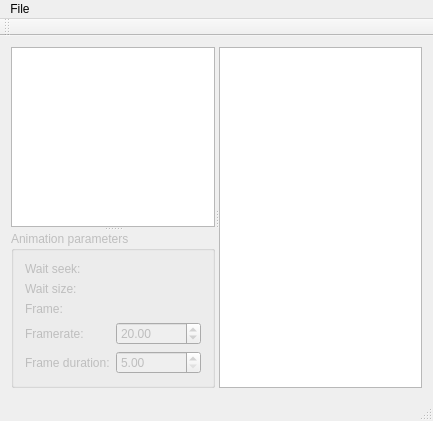
<?xml version="1.0" encoding="UTF-8"?>
<ui version="4.0">
 <class>MainWindow</class>
 <widget class="QMainWindow" name="MainWindow">
  <property name="geometry">
   <rect>
    <x>0</x>
    <y>0</y>
    <width>433</width>
    <height>421</height>
   </rect>
  </property>
  <property name="windowTitle">
   <string>Rangers resource viewer</string>
  </property>
  <widget class="QWidget" name="centralWidget">
   <layout class="QGridLayout" name="gridLayout">
    <item row="0" column="0">
     <widget class="QSplitter" name="horizSplitter">
      <property name="orientation">
       <enum>Qt::Horizontal</enum>
      </property>
      <property name="childrenCollapsible">
       <bool>false</bool>
      </property>
      <widget class="QSplitter" name="vertSplitter">
       <property name="orientation">
        <enum>Qt::Vertical</enum>
       </property>
       <widget class="QTreeView" name="fileTreeView"/>
       <widget class="QGroupBox" name="paramGroupBox">
        <property name="enabled">
         <bool>false</bool>
        </property>
        <property name="title">
         <string>Animation parameters</string>
        </property>
        <layout class="QFormLayout" name="formLayout">
         <item row="0" column="0">
          <widget class="QLabel" name="label_2">
           <property name="text">
            <string>Wait seek:</string>
           </property>
          </widget>
         </item>
         <item row="0" column="1">
          <widget class="QLabel" name="seekLabel">
           <property name="text">
            <string/>
           </property>
          </widget>
         </item>
         <item row="1" column="0">
          <widget class="QLabel" name="label_3">
           <property name="text">
            <string>Wait size:</string>
           </property>
          </widget>
         </item>
         <item row="1" column="1">
          <widget class="QLabel" name="waitLabel">
           <property name="text">
            <string/>
           </property>
          </widget>
         </item>
         <item row="3" column="0">
          <widget class="QLabel" name="label">
           <property name="text">
            <string>Framerate:</string>
           </property>
          </widget>
         </item>
         <item row="4" column="0">
          <widget class="QLabel" name="label_4">
           <property name="text">
            <string>Frame duration:</string>
           </property>
          </widget>
         </item>
         <item row="4" column="1">
          <widget class="QDoubleSpinBox" name="durationSpinBox">
           <property name="minimum">
            <double>5.000000000000000</double>
           </property>
           <property name="maximum">
            <double>1000.000000000000000</double>
           </property>
          </widget>
         </item>
         <item row="3" column="1">
          <widget class="QDoubleSpinBox" name="framerateSpinBox">
           <property name="minimum">
            <double>1.000000000000000</double>
           </property>
           <property name="maximum">
            <double>200.000000000000000</double>
           </property>
           <property name="value">
            <double>20.000000000000000</double>
           </property>
          </widget>
         </item>
         <item row="2" column="0">
          <widget class="QLabel" name="label_5">
           <property name="text">
            <string>Frame:</string>
           </property>
          </widget>
         </item>
         <item row="2" column="1">
          <widget class="QLabel" name="frameLabel">
           <property name="text">
            <string/>
           </property>
          </widget>
         </item>
        </layout>
       </widget>
      </widget>
      <widget class="QGraphicsView" name="graphicsView">
       <property name="sizePolicy">
        <sizepolicy hsizetype="Maximum" vsizetype="Maximum">
         <horstretch>0</horstretch>
         <verstretch>0</verstretch>
        </sizepolicy>
       </property>
      </widget>
     </widget>
    </item>
   </layout>
  </widget>
  <widget class="QMenuBar" name="menuBar">
   <property name="geometry">
    <rect>
     <x>0</x>
     <y>0</y>
     <width>433</width>
     <height>22</height>
    </rect>
   </property>
   <widget class="QMenu" name="menuFile">
    <property name="title">
     <string>File</string>
    </property>
    <addaction name="actionOpen"/>
   </widget>
   <addaction name="menuFile"/>
  </widget>
  <widget class="QToolBar" name="mainToolBar">
   <attribute name="toolBarArea">
    <enum>TopToolBarArea</enum>
   </attribute>
   <attribute name="toolBarBreak">
    <bool>false</bool>
   </attribute>
  </widget>
  <widget class="QStatusBar" name="statusBar"/>
  <action name="actionOpen">
   <property name="text">
    <string>Open</string>
   </property>
  </action>
 </widget>
 <layoutdefault spacing="6" margin="11"/>
 <resources/>
 <connections/>
</ui>
